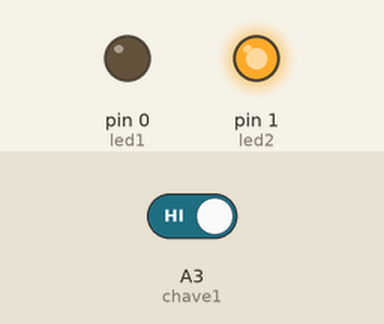
This sketch was run on a simulated Arduino Uno, built with avr-gcc and run on an emulated ATmega328P. Parts: output pins drawn as LEDs (lit = HIGH). The test bench sets the inputs (shaded band); at power-on: A3 (chave1) HIGH.

Above: at 1.2 s.
1.3 s: A3 (chave1) driven LOW
At 2.2 s:
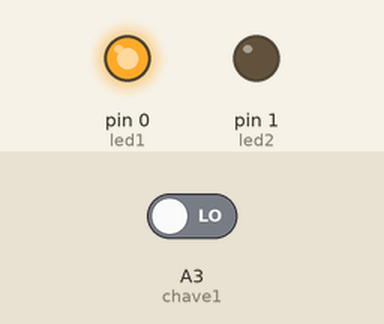
2.8 s: A3 (chave1) driven HIGH
At 3.3 s:
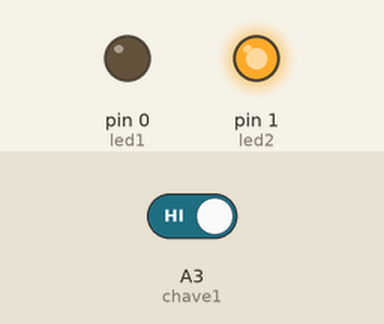
Timing chart, 0 to 5.8 s (numbered marks = the images above; inputs shaded):
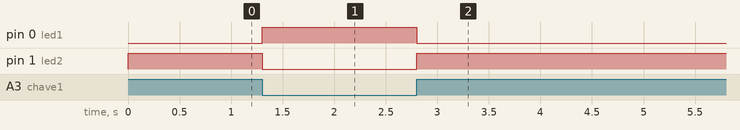

The sketch:

DeepSwitchExample.ino
```cpp
int led1 = 0;
int led2 = 1;
int chave1 = A3; 			//DeepSwitch declared

void setup() {

  pinMode(led1, OUTPUT);
  pinMode(led2, OUTPUT);
  pinMode(chave1, INPUT);

}

void loop() {
digitalRead(A3);

  if (digitalRead(A3) == 0){ 			//DeepSwitch off ...
	digitalWrite(led2, LOW);
    	digitalWrite(led1, HIGH);

  	}else{					//DeepSwitch on ...
    	      digitalWrite(led1, LOW);
    	      digitalWrite(led2, HIGH);

  	}
}
```

Measured:
- after the input at 1.3 s, pin 0 (led1): LOW → HIGH at once; pin 1 (led2): HIGH → LOW at once
- after the input at 2.8 s, pin 0 (led1): HIGH → LOW at once; pin 1 (led2): LOW → HIGH at once
